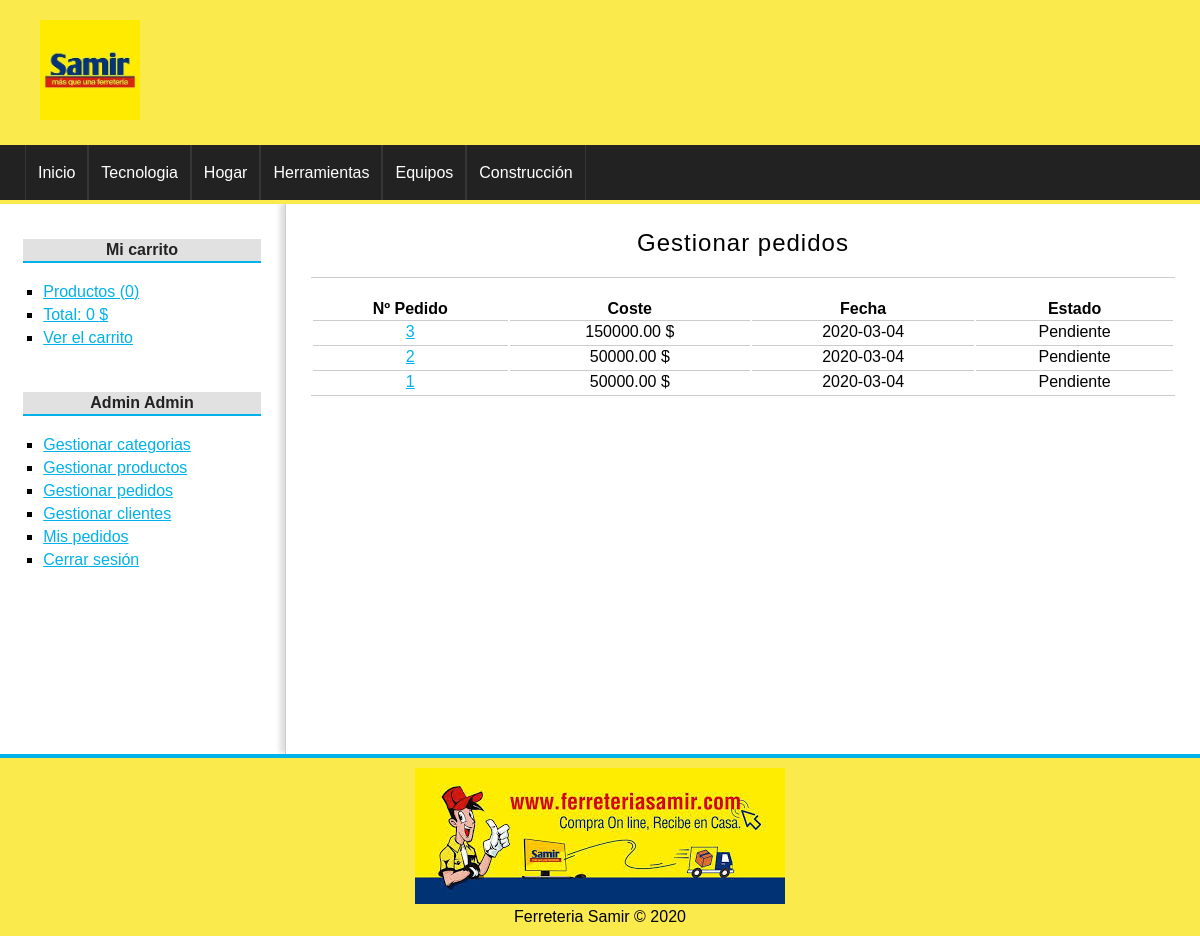
The app's page /pedido/gestion (signed in) with its own data.
### tables this page shows
CREATE TABLE categorias(
id              int(255) auto_increment not null,
nombre          varchar(100) not null,
CONSTRAINT pk_categorias PRIMARY KEY(id) 
);

CREATE TABLE pedidos(
id              int(255) auto_increment not null,
usuario_id      int(255) not null,
provincia       varchar(100) not null,
localidad       varchar(100) not null,
direccion       varchar(255) not null,
coste           float(200,2) not null,
estado          varchar(20) not null,
fecha           date,
hora            time,
CONSTRAINT pk_pedidos PRIMARY KEY(id),
CONSTRAINT fk_pedido_usuario FOREIGN KEY(usuario_id) REFERENCES usuarios(id)
);

### config/db.php (called while the page is built)
<?php
class Database{
	public static function connect(){
		$db = new mysqli('localhost', 'root', '', 'tienda_master');
		$db->query("SET NAMES 'utf8'");
		return $db;
	}
}

### helpers/utils.php (called while the page is built, shortened)
<?php
class Utils{
	public static function showCategorias(){
		require_once 'models/categoria.php';
		$categoria = new Categoria();
		$categorias = $categoria->getAll();
		return $categorias;
	}
	public static function showStatus($status){
		$value = 'Pendiente';
		if($status == 'confirm'){
			$value = 'Pendiente';
		}elseif($status == 'preparation'){
			$value = 'En preparación';
		}elseif($status == 'ready'){
			$value = 'Preparado para enviar';
		}elseif($status = 'sended'){
			$value = 'Enviado';
		}
		return $value;
	}
}

### models/categoria.php (called while the page is built, shortened)
<?php
class Categoria{
	private $db;
	public function __construct() {
		$this->db = Database::connect();
	}
	public function getAll(){
		$categorias = $this->db->query("SELECT * FROM categorias ORDER BY id DESC;");
		return $categorias;
	}
}

### controllers/PedidoController.php (called while the page is built, shortened)
<?php
require_once 'models/pedido.php';
class pedidoController{
	public function gestion(){
		$gestion = true;
		$pedido = new Pedido();
		$pedidos = $pedido->getAll();
		require_once 'views/pedido/mis_pedidos.php';
	}
}

### models/pedido.php (called while the page is built, shortened)
<?php
class Pedido{
	private $db;
	public function __construct() {
		$this->db = Database::connect();
	}
	public function getAll(){
		$productos = $this->db->query("SELECT * FROM pedidos ORDER BY id DESC");
		return $productos;
	}
}

### views/pedido/mis_pedidos.php (the view)
<?php if (isset($gestion)): ?>
	<h1>Gestionar pedidos</h1>
<?php else: ?>
	<h1>Mis pedidos</h1>
<?php endif; ?>
<table>
	<tr>
		<th>Nº Pedido</th>
		<th>Coste</th>
		<th>Fecha</th>
		<th>Estado</th>
	</tr>
	<?php
	while ($ped = $pedidos->fetch_object()):
		?>
		<tr>
			<td>
				<a href="<?= base_url ?>pedido/detalle&id=<?= $ped->id ?>"><?= $ped->id ?></a>
			</td>
			<td>
				<?= $ped->coste ?> $
			</td>
			<td>
				<?= $ped->fecha ?>
			</td>
			<td>
				<?=Utils::showStatus($ped->estado)?>
			</td>
		</tr>
	<?php endwhile; ?>
</table>

### views/layout/header.php (shortened to what this page needs)
<!DOCTYPE HTML>
<html lang="es">
	<head>
		<link rel="stylesheet" href="<?=base_url?>assets/css/styles.css" />
	</head>
	<body>
		<div id="container">
			<header id="header">
				<div id="logo">
					<img src="<?=base_url?>assets/img/samir.jpg" alt="Ferreteria Samir" />
				</div>
			</header>
			<?php $categorias = Utils::showCategorias(); ?>
			<nav id="menu">
				<ul>
					<li>
						<a href="<?=base_url?>">Inicio</a>
					</li>
					<?php while($cat = $categorias->fetch_object()): ?>
						<li>
							<a href="<?=base_url?>categoria/ver&id=<?=$cat->id?>"><?=$cat->nombre?></a>
						</li>
					<?php endwhile; ?>
				</ul>
			</nav>
			<div id="content">

### assets/css/styles.css (style rules this page uses)
* { padding: 0px; margin: 0px; font-family: sans-serif, Helvetica, Arial; }
a { color: #01B1EA; }
table { text-align: center; width: 100%; border-bottom: 1px solid #ccc; }
td { border-top: 1px solid #ccc; padding: 2px; }
#container { width: 100%; margin: 0px auto; box-shadow: 0px 0px 10px gray; background: white; }
#header { height: 145px; background: #FAEA4C; }
#logo { padding: 20px; margin-left: 20px; float:left; }
#logo img { float:left; height: 100px; }
#menu { clear:both; background: #222; color: white; height: 55px; border-bottom: 4px solid #FAEA4C; }
#menu ul { list-style: none; text-decoration: none; margin: 0px auto; margin-left: 25px; }
#menu ul li { line-height: 55px; float:left; border-right: 1px solid #363636; }
#menu a { display: block; color: white; text-decoration: none; padding-left: 12px; padding-right: 12px; transition: all 300ms; }
#menu a:first-child { border-left: 1px solid #363636; }
#content { margin: 0px auto; overflow: hidden; background: white; }
#central h1 { font-size: 24px; font-weight: normal; letter-spacing: 1px; text-align: center; border-bottom: 1px solid #ccc; margin-bottom: 20px; padding: 20px; padding-top: 0px; }

### records on screen
categorias: nombre "Tecnologia"
categorias: nombre "Hogar"
categorias: nombre "Herramientas"
categorias: nombre "Equipos"
categorias: nombre "Construcción"
pedidos: id "3", coste "150000.00", fecha "2020-03-04", estado "Pendiente"
pedidos: id "2", coste "50000.00", fecha "2020-03-04", estado "Pendiente"
pedidos: id "1", coste "50000.00", fecha "2020-03-04", estado "Pendiente"

### other values on screen
$stats['count'] "0"
$stats['total'] "0"
$_SESSION['identity']->nombre "Admin"
$_SESSION['identity']->apellidos "Admin"
